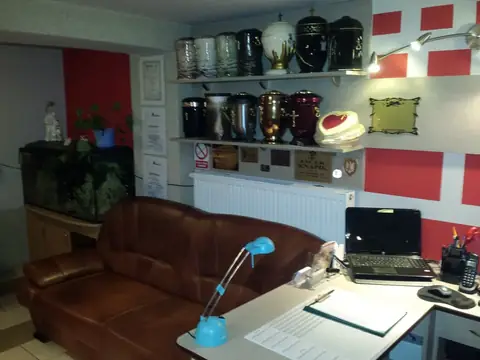
#> input picture img/biuro-480.webp, 480 x 360 px, given in place of 20220826_132505.jpg, which was not available
$ python zdjecia.py
#> lines starting #> are read from the running program, lines starting #| are printed output that depends on the picture; pictures that were not available may be replaced by others from this repository, and a replacement may not be noted
#> in otworz, returned value is the input picture: PIL image 480x360 RGB; mean R, G, B 90.7, 86.8, 80.2
from PIL import Image, ImageOps, ImageFilter
import os, json
SRC=r"C:\Users\Admin\Downloads\Odrobimy_kampania\klienci\Morfeusz\zdjecia_klienta"
KON=r"C:\Users\Admin\Downloads\Morfeusz_koncept\img"
OUT=os.path.join(os.path.dirname(os.path.abspath(__file__)),"..","img")
os.makedirs(OUT,exist_ok=True)
info={}
def blur(im,prevw,boxes,r=None):
#> called with prevw = 1000
    s=im.width/prevw
    for b in boxes:
        bb=tuple(int(v*s) for v in b)
        rr=r or max(6,int((bb[2]-bb[0])/30))
        bl=im.filter(ImageFilter.GaussianBlur(rr)) if False else im.crop((max(0,bb[0]-60),max(0,bb[1]-60),min(im.width,bb[2]+60),min(im.height,bb[3]+60)))
        ox,oy=max(0,bb[0]-60),max(0,bb[1]-60)
        blr=bl.filter(ImageFilter.GaussianBlur(rr))
        m=Image.new('L',bl.size,0); from PIL import ImageDraw
        ImageDraw.Draw(m).rectangle((bb[0]-ox,bb[1]-oy,bb[2]-ox,bb[3]-oy),fill=255)
        m=m.filter(ImageFilter.GaussianBlur(25))
        im.paste(Image.composite(blr,bl,m),(ox,oy))
#> this loop made 3 passes
#> pass 1, in blur, `bl=im.filter(ImageFilter.GaussianBlur(rr)) if False else im.crop((max(..`:
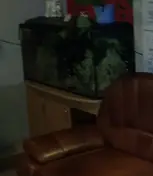
#> bl: PIL image 153x176 RGB; mean R, G, B 37.7, 32.2, 24.9
#> pass 1, in blur, `blr=bl.filter(ImageFilter.GaussianBlur(rr))`:
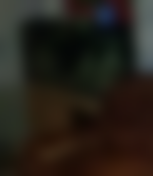
#> blr: PIL image 153x176 RGB; mean R, G, B 37.7, 32.2, 24.9
#> pass 1, in blur, `m=m.filter(ImageFilter.GaussianBlur(25))`:
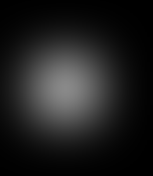
#> m: PIL image 153x176 L; min 0, max 137, mean 30.4
#> after the loop:
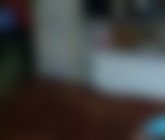
#> blr: PIL image 165x140 RGB; mean R, G, B 62.9, 62.8, 62.1
#> after the loop:
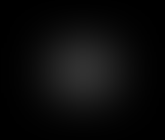
#> m: PIL image 165x140 L; min 0, max 49, mean 10.6
    return im
def zapisz(im,name,widths,q=70):
#> called with name = 'namiot-cmentarz', q = 62
    im=im.convert('RGB'); out=[]
    for w in widths:
        if w>im.width: w=im.width
        h=round(im.height*w/im.width)
        r=im.resize((w,h),Image.LANCZOS)
        fn=f"{name}-{w}.webp"; r.save(os.path.join(OUT,fn),'WEBP',quality=q,method=6)  # bez EXIF/ICC
        out.append((fn,w,h))
#> after the loop, out = [('namiot-cmentarz-480.webp', 480, 360), ('namiot-cmentarz-480.webp', 480, 360), ('namiot-cmentarz-480.webp', 480, 360), ('namiot-cmentarz-480.webp', 480, 360), ('namiot-cmentarz-480.webp', 480, 360)]
    info[name]=out; print(name,[(o[0],os.path.getsize(os.path.join(OUT,o[0]))//1024) for o in out])
#| namiot-cmentarz [('namiot-cmentarz-480.webp', 12), ('namiot-cmentarz-480.webp', 12), ('namiot-cmentarz-480.webp', 12), ('namiot-cmentarz-480.webp', 12), ('namiot-cmentarz-480.webp', 12)]
def otworz(f): return ImageOps.exif_transpose(Image.open(os.path.join(SRC,f))).convert('RGB')
# klienta
im=otworz('20220826_132505.jpg'); blur(im,1000,[(78,385,195,500),(885,365,1000,495),(335,377,428,418)])
zapisz(im,'namiot-cmentarz',[480,800,1200,1600,1920],q=62)
im=otworz('20160226_104409.jpg'); s=im.width/562; im=im.crop((0,0,im.width,int(580*s)))
#> call 2 of otworz, with f = '20160226_104409.jpg'
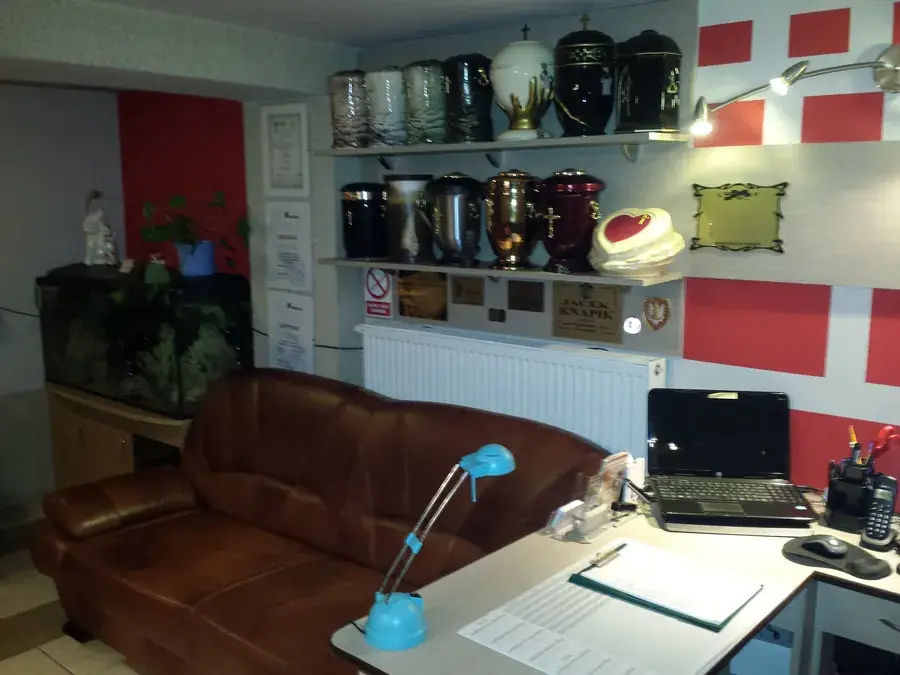
#> input picture img/biuro-900.webp, 900 x 675 px, given in place of 20160226_104409.jpg, which was not available
#> in otworz, returned value is the input picture: PIL image 900x675 RGB; mean R, G, B 90.7, 86.8, 80.2
#> after `s = im.width / 562`: s = 1.6
#> after `im = im.crop((0, 0, im.width, int(580 * s)))`:
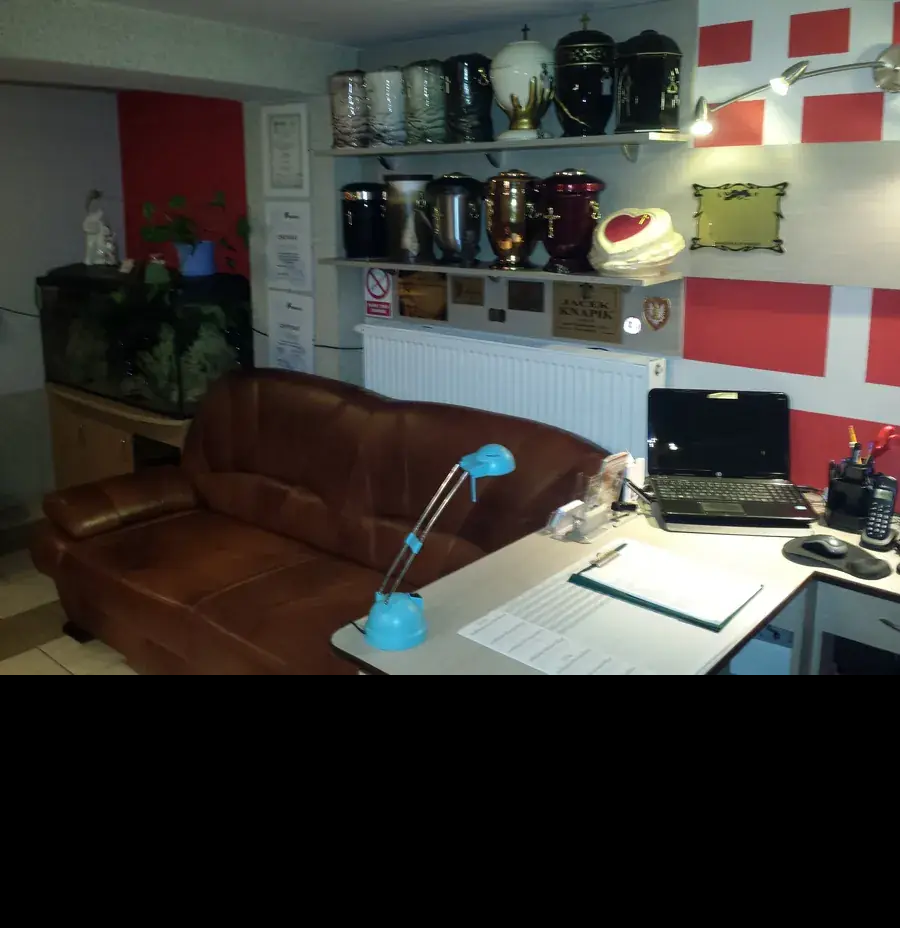
#> im: PIL image 900x928 RGB; mean R, G, B 65.9, 63.2, 58.3
zapisz(im,'kaplica-ceremonia',[480,800,1200])
#| kaplica-ceremonia [('kaplica-ceremonia-480.webp', 13), ('kaplica-ceremonia-800.webp', 25), ('kaplica-ceremonia-900.webp', 31)]
im=otworz('20230621_132132.jpg'); zapisz(im,'kaplica',[480,800,1200])
#| kaplica [('kaplica-480.webp', 13), ('kaplica-800.webp', 25), ('kaplica-900.webp', 31)]
im=otworz('20151015_164556.jpg'); zapisz(im,'chlodnia',[480,800,1200])
#> (the run stopped early here; a loop or call above may not have finished)
